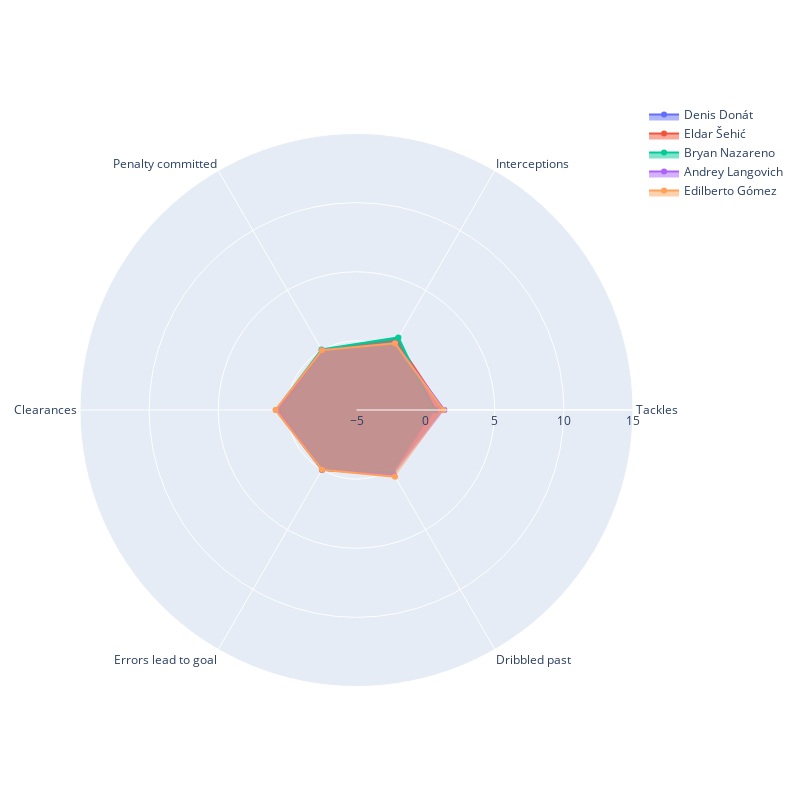

Notebook source saved alongside this figure:
### Code cell
buscar_jugadores_similares('Benjamín Rojas', caracteristicas_grafico)

### Figure 1 — Plotly figure (JSON) as saved in the notebook; plotly's stock layout.template omitted (floating-point values rounded to 4 significant figures)
{"data": [{"fill": "toself", "name": "Denis Donát", "r": [0.7, 0.9, 0, 0.7, 0, 0.25], "theta": ["Tackles", "Interceptions", "Penalty committed", "Clearances", "Errors lead to goal", "Dribbled past"], "type": "scatterpolar"}, {"fill": "toself", "name": "Eldar Šehić", "r": [1.25, 0.79, 0, 0.63, 0, 0.29], "theta": ["Tackles", "Interceptions", "Penalty committed", "Clearances", "Errors lead to goal", "Dribbled past"], "type": "scatterpolar"}, {"fill": "toself", "name": "Bryan Nazareno", "r": [0.53, 1.06, 0.06, 0.82, 0, 0.29], "theta": ["Tackles", "Interceptions", "Penalty committed", "Clearances", "Errors lead to goal", "Dribbled past"], "type": "scatterpolar"}, {"fill": "toself", "name": "Andrey Langovich", "r": [1.36, 0.59, 0, 0.73, 0, 0.41], "theta": ["Tackles", "Interceptions", "Penalty committed", "Clearances", "Errors lead to goal", "Dribbled past"], "type": "scatterpolar"}, {"fill": "toself", "name": "Edilberto Gómez", "r": [1.29, 0.57, 0, 0.86, 0, 0.57], "theta": ["Tackles", "Interceptions", "Penalty committed", "Clearances", "Errors lead to goal", "Dribbled past"], "type": "scatterpolar"}], "layout": {"autosize": false, "height": 800, "polar": {"radialaxis": {"range": [-5, 15], "visible": true}}, "showlegend": true, "width": 800}}
